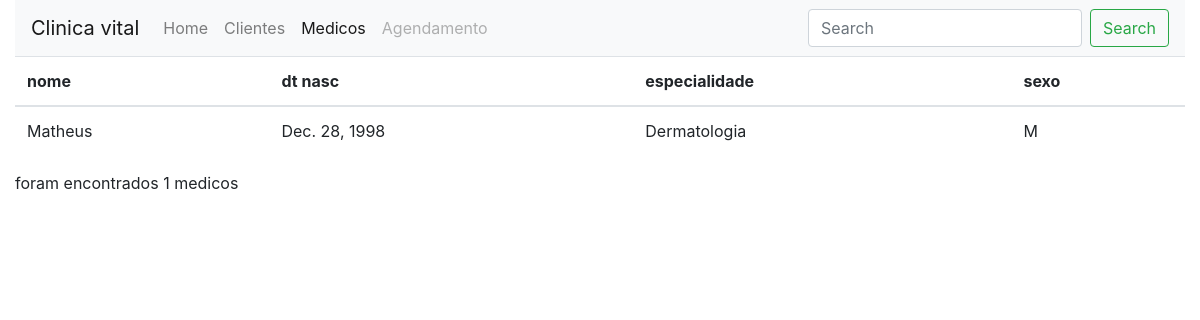
/atendimento/medico/, run on an earlier commit of the app's database.
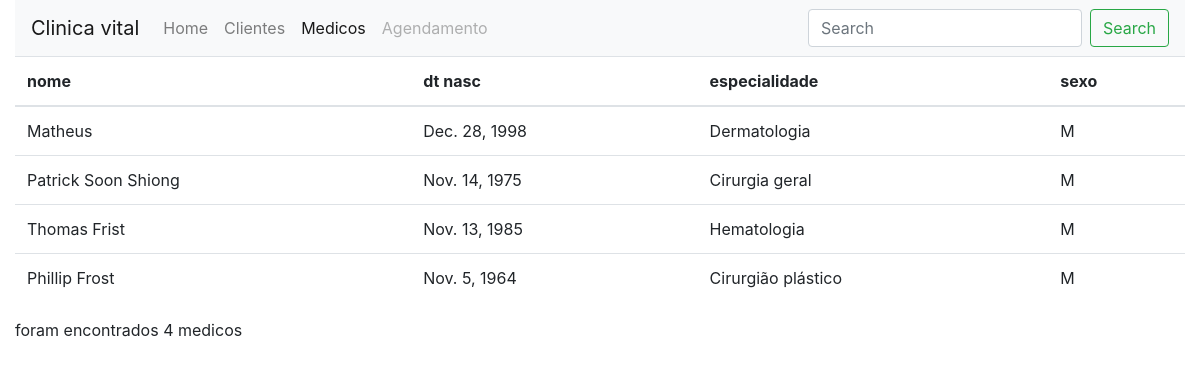
And on a later commit of the database.
### atendimento/models.py (models this page shows)
class Medico(models.Model):
    nome = models.CharField(max_length=50)
    dt_nasc = models.DateField()
    especialidade = models.CharField(max_length=25)
    sexo = models.CharField(max_length=1)

### atendimento/views.py (the view)
# urls.py: path('medico/',views.medico_list),
def medico_list(request):
    medicos = Medico.objects.all()
    return render(request,'medico/list.html',{'medicos':medicos})

### atendimento/templates/medico/list.html (shortened to what this page needs)
<!DOCTYPE html>
<html lang="en">
<head>
    <link rel="stylesheet" href="https://stackpath.bootstrapcdn.com/bootstrap/4.1.3/css/bootstrap.min.css"
>
</head>
<body>
    <div class="container-fluid">
        <nav class="navbar navbar-expand-lg navbar-light bg-light">
            <a class="navbar-brand" href="/atendimento/">Clinica vital</a>
            <div class="collapse navbar-collapse" id="navbarSupportedContent">
                <ul class="navbar-nav mr-auto">
                    <li class="nav-item ">
                        <a class="nav-link" href="/atendimento/">Home
                        </a>
                    </li>
                    <li class="nav-item ">
                        <a class="nav-link" href="/atendimento/cliente">Clientes</a>
                    </li>
                    <li class="nav-item active">
                        <a class="nav-link active" href="/atendimento/medico">Medicos</a>
                    </li>
                    <li class="nav-item">
                        <a class="nav-link disabled" href="#">Agendamento</a>
                    </li>
                </ul>
                <form class="form-inline my-2 my-lg-0">
                    <input class="form-control mr-sm-2" type="search" placeholder="Search" aria-label="Search">
                    <button class="btn btn-outline-success my-2 my-sm-0" type="submit">Search</button>
                </form>
            </div>
        </nav>
        <div class="row">
            <div class="col-12">
                <table class="table">
                    <thead>
                        <tr>
                            <th>nome</th>
                            <th>dt nasc</th>
                            <th>especialidade</th>
                            <th>sexo</th>
                        </tr>
                    </thead>
                    <tbody>
                        {% for medico in medicos %}
                        <tr>
                            <td>{{medico.nome}}</td>
                            <td>{{medico.dt_nasc}}</td>
                            <td>{{medico.especialidade}}</td>
                            <td>{{medico.sexo}}</td>
                        </tr>
                        {% endfor %}
                    </tbody>
                </table>
                <p>foram encontrados {{medicos| length }} medicos</p>
            </div>
        </div>
    </div>
</body>
</html>

What changed in the data, as far as the page shows it:
added Medico: nome "Patrick Soon Shiong", dt_nasc "Nov. 14, 1975", especialidade "Cirurgia geral", sexo "M"
added Medico: nome "Thomas Frist", dt_nasc "Nov. 13, 1985", especialidade "Hematologia", sexo "M"
added Medico: nome "Phillip Frost", dt_nasc "Nov. 5, 1964", especialidade "Cirurgião plástico", sexo "M"
Also different on the page:
{{ medicos| length }}: "1" → "4"
